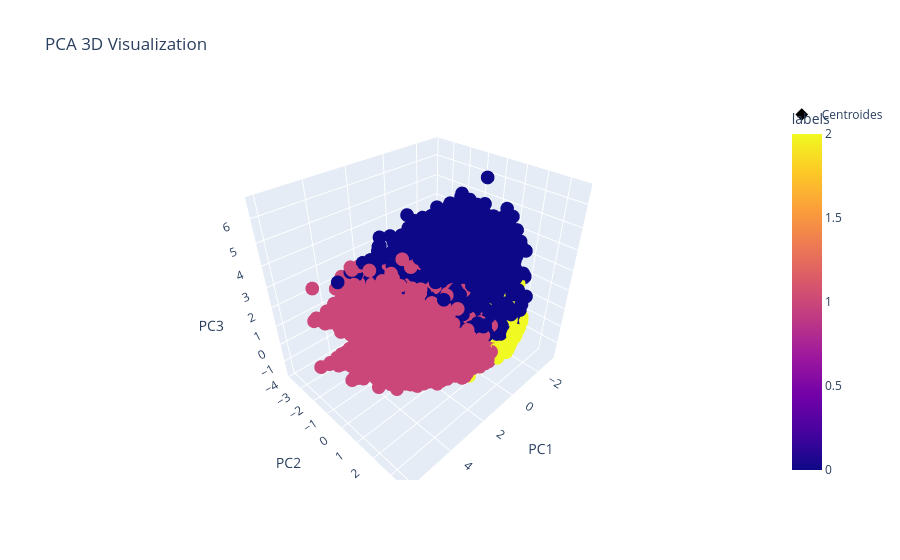

Notebook code for this chart:
### Code cell
# Train a KMEANS model
kmeans = KMeans(n_clusters=weighted_optimal_k, random_state=42)
kmeans_labels = kmeans.fit_predict(weighted_data)
weighted_trained_pca_df["labels"] = kmeans_labels

make_plot(
    plot_type='scatter',
    data=weighted_trained_pca_df,
    title="KMeans Clustering Results on PCA Components",
    x_col="PC1",
    y_col="PC2",
    hue='labels',
    palette='tab10',
    legend=True,
    legend_label="Cluster Labels",
)
plt.show()

# 3D visualization of PCA results with cluster labels
fig = px.scatter_3d(
    weighted_trained_pca_df, x="PC1", y="PC2", z="PC3", color="labels", title="PCA 3D Visualization"
)
centroids_cords = weighted_trained_pca_df.groupby("labels")[["PC1", "PC2", "PC3"]].mean().reset_index()

fig.add_trace( # Add centroids
    go.Scatter3d(
        x=centroids_cords["PC1"],
        y=centroids_cords["PC2"],
        z=centroids_cords["PC3"],
        mode="markers+text",
        marker=dict(
            size=12, color="black", symbol="diamond", line=dict(color="white", width=2)
        ),
        text=centroids_cords["labels"],
        textposition="top center",
        name="Centroides",
    )
)
fig.show()
fig.write_html(FSTMODEL_3DSCATTER_FILE_NAME)

### Figure 1 — Plotly figure (JSON) as saved in the notebook; plotly's stock layout.template omitted (floating-point values rounded to 4 significant figures; data arrays with more than 128 entries replaced by an {"elided": "..."} marker saying what was removed)
{"data": [{"hovertemplate": "PC1=%{x}<br>PC2=%{y}<br>PC3=%{z}<br>labels=%{marker.color}<extra></extra>", "legendgroup": "", "marker": {"color": {"elided": "63995 int values"}, "coloraxis": "coloraxis", "symbol": "circle"}, "mode": "markers", "name": "", "scene": "scene", "showlegend": false, "type": "scatter3d", "x": {"elided": "63995 float values"}, "y": {"elided": "63995 float values"}, "z": {"elided": "63995 float values"}}, {"marker": {"color": "black", "line": {"color": "white", "width": 2}, "size": 12, "symbol": "diamond"}, "mode": "markers+text", "name": "Centroides", "text": [0.0, 1.0, 2.0], "textposition": "top center", "type": "scatter3d", "x": [-0.5147, 1.78, -0.642], "y": [-0.3554, -0.06636, 0.1474], "z": [1.811, -0.124, -0.5405]}], "layout": {"coloraxis": {"colorbar": {"title": {"text": "labels"}}, "colorscale": [[0, "#0d0887"], [0.1111, "#46039f"], [0.2222, "#7201a8"], [0.3333, "#9c179e"], [0.4444, "#bd3786"], [0.5556, "#d8576b"], [0.6667, "#ed7953"], [0.7778, "#fb9f3a"], [0.8889, "#fdca26"], [1, "#f0f921"]]}, "legend": {"tracegroupgap": 0}, "scene": {"domain": {"x": [0, 1], "y": [0, 1]}, "xaxis": {"title": {"text": "PC1"}}, "yaxis": {"title": {"text": "PC2"}}, "zaxis": {"title": {"text": "PC3"}}}, "title": {"text": "PCA 3D Visualization"}}}
